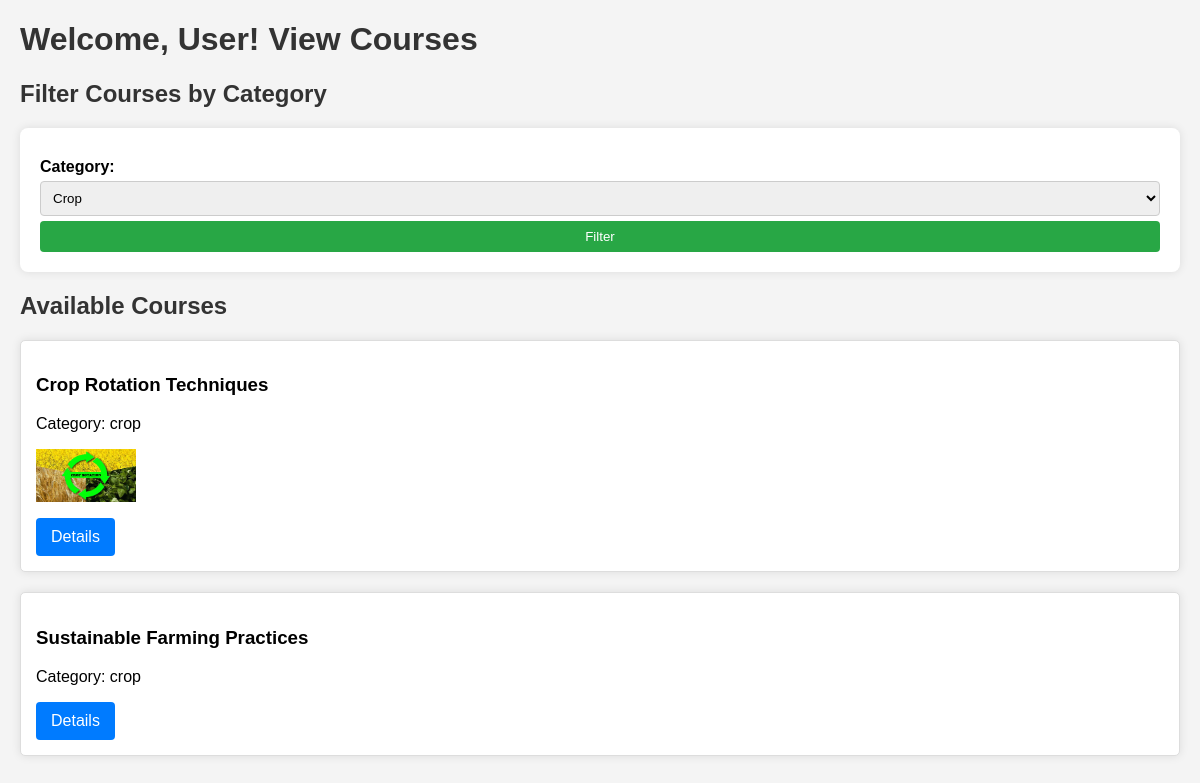
Screenshot of /project/views/user_courselist.php?category=crop (signed in) with the database file from the repository.
### tables this page shows
CREATE TABLE `courses` (
  `id` int(11) NOT NULL,
  `title` varchar(255) NOT NULL,
  `description` text NOT NULL,
  `category` varchar(255) NOT NULL,
  `module` varchar(255) DEFAULT NULL,
  `duration` int(11) DEFAULT NULL,
  `price` decimal(10,2) DEFAULT NULL,
  `image` varchar(255) DEFAULT NULL
);

### project/views/user_courselist.php (the view, shortened to what this page needs)
<?php
require_once '../config/database.php';
$category = isset($_GET['category']) ? $_GET['category'] : '';
$query = "SELECT * FROM courses";
if (!empty($category)) {
    $query .= " WHERE category = ?";
    $stmt = $conn->prepare($query);
    $stmt->bind_param("s", $category);
} else {
    $stmt = $conn->prepare($query);
}
$stmt->execute();
$result = $stmt->get_result();
?>
<!DOCTYPE html>
<html lang="en">
<head>
</head>
<body>
    <h1>Welcome, User! View Courses</h1>
    <h2>Filter Courses by Category</h2>
    <form method="GET" action="user_courselist.php">
        <label for="category">Category:</label>
        <select name="category" id="category">
            <option value="crop" <?php echo ($category == 'crop') ? 'selected' : ''; ?>>Crop</option>
        </select>
        <button type="submit">Filter</button>
    </form>
    <h2>Available Courses</h2>
    <?php
    if ($result->num_rows > 0) {
        while ($row = $result->fetch_assoc()) {
            echo "<div class='course-card'>";
            echo "<h3>" . htmlspecialchars($row['title']) . "</h3>";
            echo "<p>Category: " . htmlspecialchars($row['category']) . "</p>";
            if (!empty($row['image'])) {
                echo "<p><img src='../uploads/" . htmlspecialchars($row['image']) . "' alt='Course Image'></p>";
            }
            echo "<a class='details-button' href='user_coursedetails.php?id=" . $row['id'] . "'>Details</a>";
            echo "</div>";
        }
    } else {
        echo "<p>No courses found.</p>";
    }
    ?>
</body>
</html>

### project/views/user_courselist.php (style rules this page uses)
body { font-family: Arial, sans-serif; margin: 20px; background-color: #f4f4f4; }
h1, h2 { color: #333; }
form { margin-bottom: 20px; background-color: #fff; padding: 20px; border-radius: 8px; box-shadow: 0 0 10px rgba(0, 0, 0, 0.1); }
label { display: block; margin-top: 10px; font-weight: bold; }
select, button { width: 100%; padding: 8px; margin-top: 5px; box-sizing: border-box; border: 1px solid #ccc; border-radius: 4px; }
button { background-color: #28a745; color: white; border: none; cursor: pointer; }
.course-card { border: 1px solid #ddd; padding: 15px; margin-bottom: 20px; border-radius: 5px; background-color: #fff; box-shadow: 0 0 10px rgba(0, 0, 0, 0.1); }
.course-card img { max-width: 100px; height: auto; display: block; margin-bottom: 10px; }
.details-button { display: inline-block; padding: 10px 15px; background-color: #007bff; color: white; text-decoration: none; border-radius: 4px; transition: background-color 0.3s ease; }

### rows the page displays
courses: title "Crop Rotation Techniques", category "crop", image (picture)
courses: title "Sustainable Farming Practices", category "crop"
